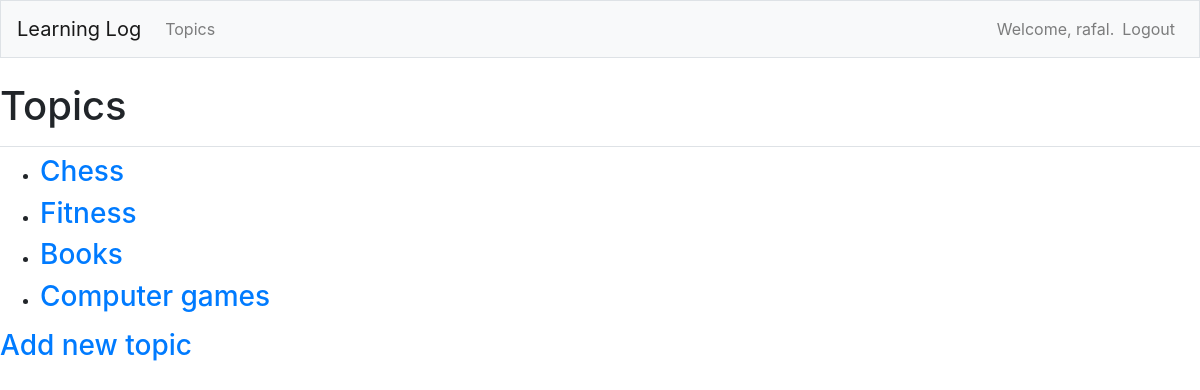
Page /topics/ (signed in) on the earlier database version.
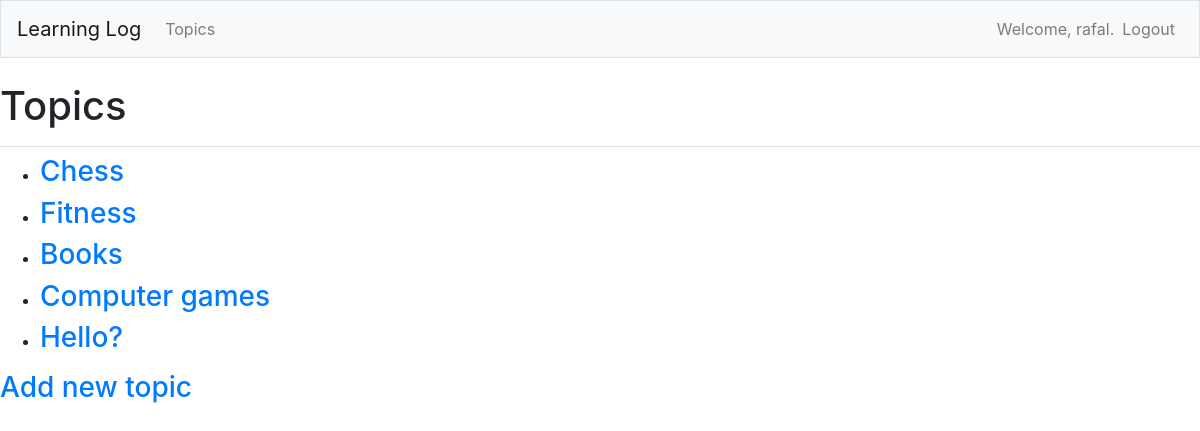
Same page on the later database version.
### learning_logs/models.py (models this page shows)
class Topic(models.Model):
    text = models.CharField(max_length=200)
    date_added = models.DateTimeField(auto_now_add=True)
    owner = models.ForeignKey(User, on_delete=models.CASCADE)
    def __str__(self):
        return self.text

### learning_logs/views.py (the view)
# urls.py: path("topics/", views.topics, name="topics"),
@login_required
def topics(request):
    topics = Topic.objects.filter(owner=request.user).order_by("date_added")
    context = {"topics": topics}
    return render(request, "learning_logs/topics.html", context)

### learning_logs/templates/learning_logs/topics.html
{% extends "learning_logs/base.html" %}
{% block page_header %}
<h1>Topics</h1>
{% endblock page_header %}
{%block content %}
<ul>
    {% for topic in topics %}
    <li>
        <h3>
            <a href="{% url 'learning_logs:topic' topic.id %}">{{ topic }}</a>
        </h3>
    </li>
    {% empty %}
    <li>
        <h3>No topics added yet.</h3>
    </li>
    {% endfor %}
</ul>
<h3><a href=" {% url 'learning_logs:new_topic' %}">Add new topic</h3></a>
{% endblock content %}

Differences in the rows shown:
added Topic: text "Hello?"
